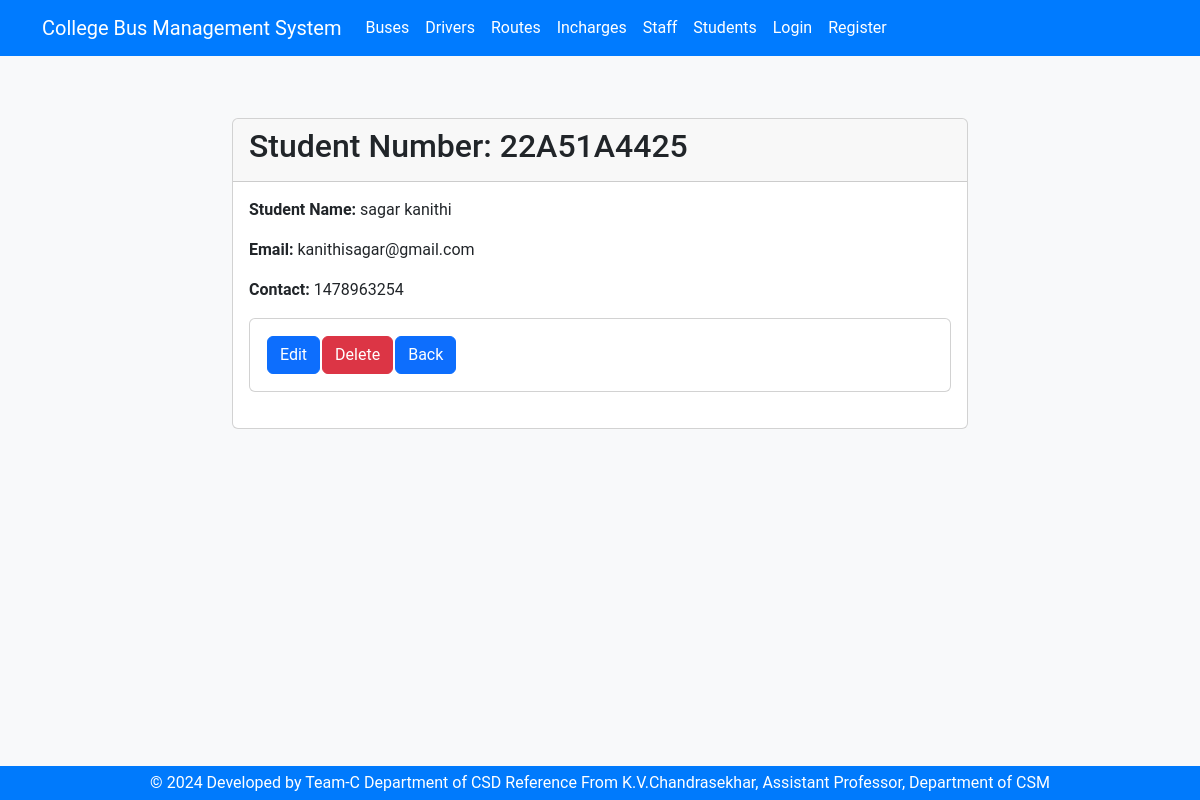
/students/2/, run on the app's committed database.
### students/models.py (models this page shows, shortened)
class Student(models.Model):
    first_name = models.CharField(max_length=100)
    last_name = models.CharField(max_length=100)
    email = models.EmailField(unique=True)
    phone_number = models.CharField(max_length=15)
    student_id = models.CharField(max_length=10, unique=True)
    course = models.CharField(max_length=100)

### students/views.py (the view)
# urls.py: path('<int:pk>/', views.student_detail, name='student_detail'),
def student_detail(request, pk):
    student = get_object_or_404(Student, pk=pk)
    return render(request, 'students/student_detail.html', {'student': student})

### accounts/context_processors.py (called while the page is built)
def user_type(request):
    if request.user.is_authenticated:
        try:
            profile = Profile.objects.get(user=request.user)
            return {'user_type': profile.user_type}
        except Profile.DoesNotExist:
            return {'user_type': None}
    return {'user_type': None}

### templates/students/student_detail.html (shortened to what this page needs)
{% load static %}
<!DOCTYPE html>
<html lang="en">
  <head>
    <link href="{% static 'css/bootstrap.min.css' %}" rel="stylesheet" />
    <link href="{% static 'css/styles.css' %}" rel="stylesheet" />
  </head>
  <body>
    {% include 'header.html' %}
    <div class="container mt-5">
      <div class="row justify-content-center">
        <div class="col-md-8">
          <div class="card">
            <div class="card-header">
              <h2>Student Number: {{ student.student_id }}</h2>
            </div>
            <div class="card-body">
              <p>
                <strong>Student Name:</strong> {{ student.first_name }} {{ student.last_name }}
              </p>
              <p>
                <strong>Email:</strong> {{ student.email }}
              </p>
              <p>
                <strong>Contact:</strong> {{ student.phone_number }}
              </p>
              <div class="card">
                <div class="card-body text-center">
                  <table>
                    <tr>
                      <td>
                        <a class="btn btn-primary" href="{% url 'student_update' student.pk %}">Edit</a>
                      </td>
                      <td>
                        <form action="{% url 'student_delete' student.pk %}" method="post">
                          <input type="submit" value="Delete" class="btn btn-danger" />
                        </form>
                      </td>
                      <td>
                        <a href="javascript:history.go(-1);" class="btn btn-primary">Back</a>
                      </td>
                    </tr>
                  </table>
                </div>
              </div>
            </div>
          </div>
        </div>
      </div>
    </div>
    {% include 'footer.html' %}
  </body>
</html>

### static/css/styles.css (style rules this page uses)
body { background-color: #f8f9fa; font-family: 'Roboto', sans-serif; padding-top: 70px; }
.card { margin-bottom: 20px; }

### data on the page
Student: student_id "22A51A4425", first_name "sagar", last_name "kanithi", email "kanithisagar@gmail.com", phone_number "1478963254"
